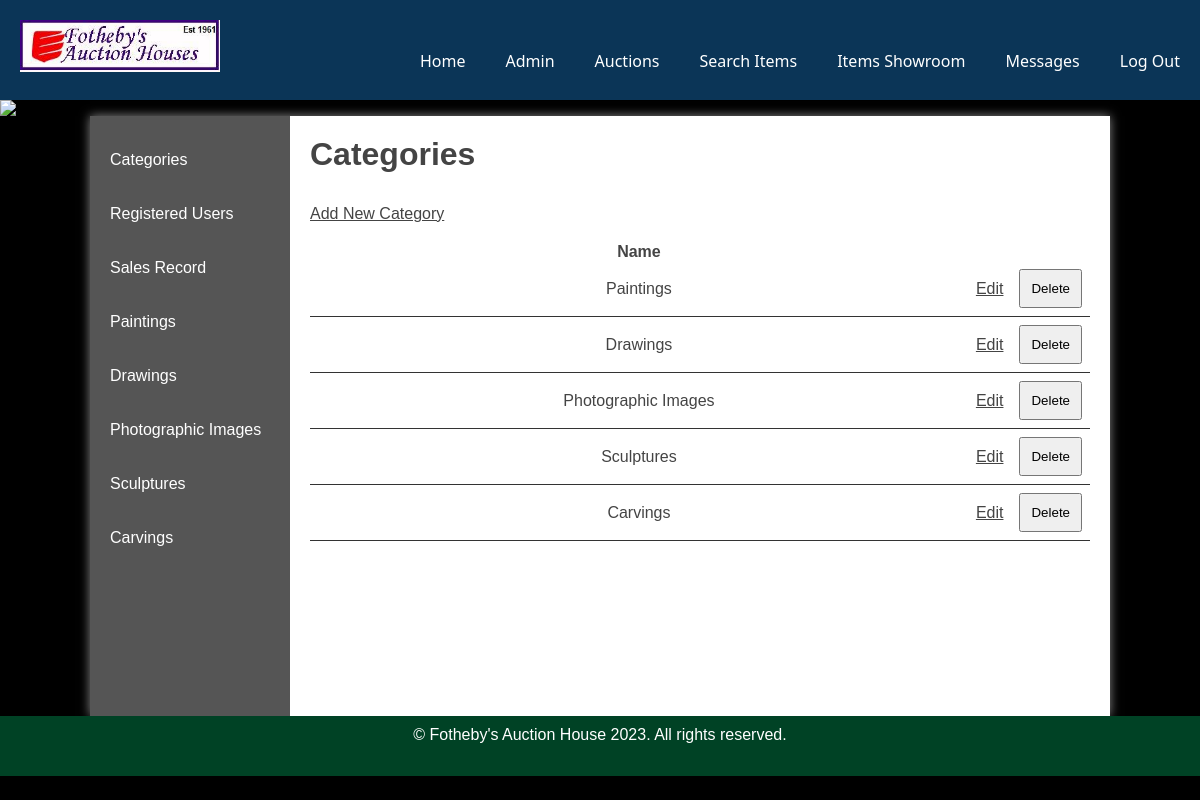
Screenshot of /websites/default/public/admin/categories.php (signed in) with the database file from the repository.
### tables this page shows
CREATE TABLE `categories` (
  `id` int NOT NULL AUTO_INCREMENT,
  `name` varchar(45) DEFAULT NULL,
  PRIMARY KEY (`id`)
);

### websites/default/public/admin/SessionCheck.php (called while the page is built, shortened)
<?php
$allQueries = new AllQueries;
?>

### websites/default/public/AllQueries.php (called while the page is built, shortened)
<?php
class AllQueries {
    private $pdo;
    public function __construct() {
        try {
            $pdo = new PDO('mysql:dbname=cars;host=db', 'student', 'student');
            $pdo->setAttribute(PDO::ATTR_ERRMODE, PDO::ERRMODE_EXCEPTION);
            $this->pdo = $pdo;
        } catch (PDOException $e) {
            die('Connection failed: ' . $e->getMessage());
        }
    }
    public function selectAll($table, $condition = '') {
        $sql = 'SELECT * FROM ' . $table;
        $stmt = $this->pdo->prepare($sql);
        $stmt->execute();
        return $stmt->fetchAll();
    }
}
?>

### websites/default/public/admin/categories.php (the view)
<?php
require 'SessionCheck.php';
if (isset($_POST['submit'])) {
    $title = 'Delete Category';
    require 'heading.php';
    $allQueries->delete('categories', 'id', $_POST['id']);
    echo '<h2 style="text-align: center;">Category deleted</h2>';
    echo '<a href="categories.php">GO BACK</a>';
} else {
    $title = 'Categories';
    require 'heading.php';
?>
    <h2><?=$title?></h2>
    <a class="new" href="addcategory.php">Add New Category</a>
    <?php
    echo '<table>';
    echo '<thead>';
    echo '<tr>';
    echo '<th>Name</th>';
    echo '<th style="width: 5%">&nbsp;</th>';
    echo '<th style="width: 5%">&nbsp;</th>';
    echo '</tr>';
    $categories = $allQueries->selectAll('categories');
    foreach ($categories as $category) {
        echo '<tr>';
        echo '<td>' . $category['name'] . '</td>';
        echo '<td><a style="float: right" href="addcategory.php?id=' . $category['id'] . '">Edit</a></td>';
        echo '<td>
                <form method="post">
                    <input type="hidden" name="id" value="' . $category['id'] . '" />
                    <input type="submit" name="submit" value="Delete" />
                </form>
              </td>';
        echo '</tr>';
    }
    echo '</thead>';
    echo '</table>';
}
?>
</section>
<?php require '../footer.php' ?>

### websites/default/public/admin/heading.php (shortened to what this page needs)
<!DOCTYPE html>
<html>
<head>
    <link rel="stylesheet" href="../styles.css" />
</head>
<body>
    <header>
        <section>
            <img src="../images/logo.jpg" />
            <?php
            if (isset($_SESSION['adminid'])) {
            ?>
                <nav>
                    <ul>
                        <li><a href="index.php">Home</a></li>
                        <?php
                        if ($_SESSION['adminid'] === 1) {
                            echo '<li><a href="admins.php">Admin</a></li>';
                        }
                        ?>
                        <li><a href="auctions.php">Auctions</a></li>
                        <li><a href="search.php">Search Items</a></li>
                        <li><a href="showroom.php">Items Showroom</a></li>
                        <li><a href="contact.php">Messages</a></li>
                        <li><a href="/logout.php">Log Out</a></li>
                    </ul>
                </nav>
            <?php
            }
            ?>
        </section>
    </header>
    <img src="../images/randombanner.php" />
    <main class="admin">
        <?php
        if (isset($_SESSION['adminid'])) {
        ?>
            <section class="left">
                <ul>
                    <?php
                    $categories = $allQueries->selectAll('categories');
                    echo '<ul>';
                    echo '<li><a href="categories.php">Categories</a></li>';
                    echo '<li><a href="registered_users.php">Registered Users</a></li>';
                    echo '<li><a href="sales_record.php">Sales Record</a></li>';
                    foreach ($categories as $category) {
                        echo '<li><a href="showroom.php?id=' . $category['id'] . '">' . $category['name'] . '</a></li>';
                    }
                    echo '</ul>';
                    ?>
                </ul>
            </section>
        <?php
        }
        ?>
        <section class="right">

### websites/default/public/styles.css (style rules this page uses)
* { margin: 0; padding: 0; }
html { font-family: 'Oxygen-Regular', verdana, sans-serif; }
body { background-color: #000; }
header { background-color: #0b3557; color: white; height: 100px; }
header img { width: 200px; background-color: white; margin: 20px; }
header section { display: flex; flex-direction: row; justify-content: space-between; }
nav { font-family: 'Segoe UI', Tahoma, Geneva, Verdana, sans-serif; overflow: auto; }
body > img { display: block; width: 100%; }
nav ul { margin-top: 20px; list-style-type: none; }
nav ul li { float: left; overflow: auto; text-align: center; margin: 10px; padding: 10px; }
nav ul li a { color: white; padding-top: 10px; display: block; text-decoration: none; }
main { min-height: 75vh; background-color: #fff; width: 85vw; display: block; margin: auto; box-shadow: 0px 0px 10px #888; color: #444; }
main h2 { font-size: 2em; }
p, li, h2 { margin-bottom: 1em; }
form select, form label, form input, form textarea { float: left; width: 200px; padding: 10px; margin-top: 20px; }
input[type="submit"] { clear: both; margin-left: 220px; width: 220px; }
.left ul { list-style-type: none; width: 180px; }
section a { color: #444; }
table { width: 100%; margin-top: 20px; width: 100%; border-collapse: collapse; table-layout: auto; }
td { padding: 8px; border-bottom: 1px solid #333; text-align: center; }
.stock, .admin { display: table; }
.stock > ul, .admin .left { width: 15vw; list-style-type: none; display: table-cell; padding: 10px; background-color: #555; margin: 0; }
.stock > ul, .admin .left ul li { padding: 10px; }
.stock .products, .admin .right { display: table-cell; padding: 20px; }
.stock > ul a, .admin .left a { color: white; text-decoration: none; }
table td input[type="submit"] { margin: 0; float: right; width: auto; padding: auto; }
.right { padding: 20px; }

### rows the page displays
categories: name "Paintings"
categories: name "Drawings"
categories: name "Photographic Images"
categories: name "Sculptures"
categories: name "Carvings"

### other values shown
$title "Categories"
